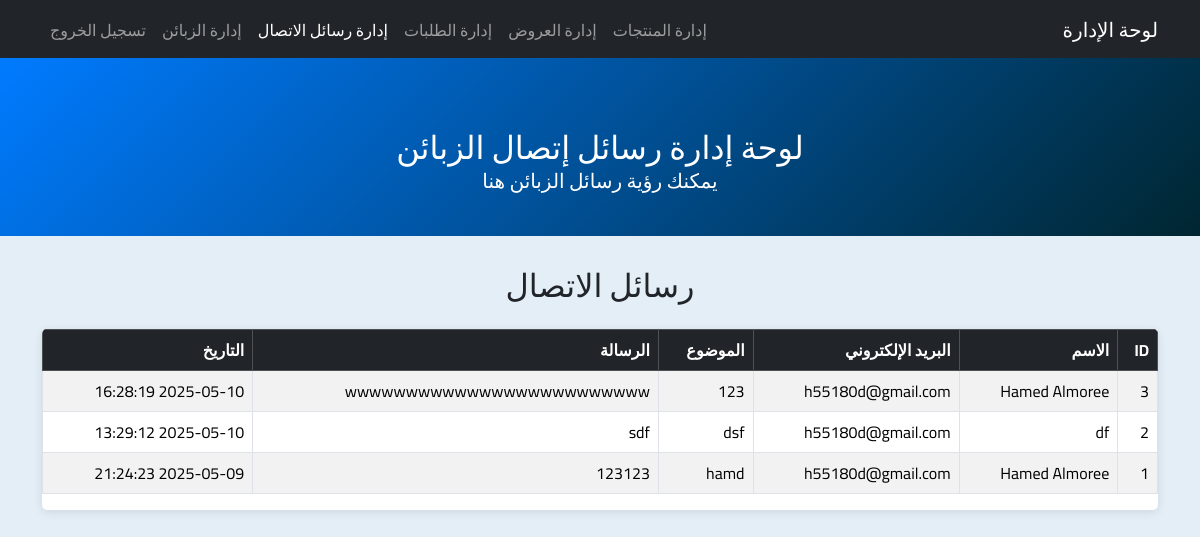
The app's page /admin/admin_contact.php with its own data.
### tables this page shows
CREATE TABLE `contacts` (
  `id` int(11) NOT NULL,
  `name` varchar(255) NOT NULL,
  `email` varchar(255) NOT NULL,
  `subject` varchar(255) NOT NULL,
  `message` text NOT NULL,
  `created_at` timestamp NOT NULL DEFAULT current_timestamp()
);

### admin/admin_contact.php (the view, shortened to what this page needs)
<?php
include("../php/config.php");
$query  = "SELECT * FROM contacts ORDER BY created_at DESC";
$result = mysqli_query($conn, $query) or die("حدث خطأ أثناء استرجاع البيانات");
?>
<!DOCTYPE html>
<html lang="ar" dir="rtl">
<head>
    <link href="https://cdn.jsdelivr.net/npm/bootstrap@5.3.3/dist/css/bootstrap.rtl.min.css" rel="stylesheet">
    <link rel="stylesheet" href="https://cdn.jsdelivr.net/npm/bootstrap-icons/font/bootstrap-icons.css">
    <link rel="stylesheet" href="../css/style.css">
</head>
<body style="background: #e4eef7;">
    <nav class="navbar navbar-expand-lg navbar-dark bg-dark" style="margin-top: -28px;">
        <div class="container">
            <a class="navbar-brand" href="admin_dashboard.php">لوحة الإدارة</a>
            <div class="collapse navbar-collapse" id="adminNav">
                <ul class="navbar-nav ms-auto">
                    <li class="nav-item"><a class="nav-link" href="admin_product.php">إدارة المنتجات</a></li>
                    <li class="nav-item"><a class="nav-link" href="admin_offers.php">إدارة العروض</a></li>
                    <li class="nav-item"><a class="nav-link" href="admin_orders.php">إدارة الطلبات</a></li>
                    <li class="nav-item"><a class="nav-link active" href="admin_contact.php">إدارة رسائل الاتصال</a></li>
                    <li class="nav-item"><a class="nav-link" href="admin_users.php">إدارة الزبائن</a></li>
                    <li class="nav-item"><a class="nav-link" href="../php/logout.php">تسجيل الخروج</a></li>
                </ul>
            </div>
        </div>
    </nav>
    <header class="dashboard-header">
        <div class="container">
            <h1>لوحة إدارة رسائل إتصال الزبائن</h1>
            <p>يمكنك رؤية رسائل الزبائن هنا</p>
        </div>
    </header>
    <div class="container">
        <h2 class="mb-4 text-center">رسائل الاتصال</h2>
        <div class="table-responsive">
            <table class="table table-bordered table-striped">
                <thead class="table-dark">
                    <tr>
                        <th>ID</th>
                        <th>الاسم</th>
                        <th>البريد الإلكتروني</th>
                        <th>الموضوع</th>
                        <th>الرسالة</th>
                        <th>التاريخ</th>
                    </tr>
                </thead>
                <tbody>
                    <?php while ($row = mysqli_fetch_assoc($result)): ?>
                        <tr>
                            <td><?php echo htmlspecialchars($row['id']); ?></td>
                            <td><?php echo htmlspecialchars($row['name']); ?></td>
                            <td><?php echo htmlspecialchars($row['email']); ?></td>
                            <td><?php echo htmlspecialchars($row['subject']); ?></td>
                            <td><?php echo nl2br(htmlspecialchars($row['message'])); ?></td>
                            <td><?php echo htmlspecialchars($row['created_at']); ?></td>
                        </tr>
                    <?php endwhile; ?>
                </tbody>
            </table>
        </div>
    </div>
</body>
</html>

### css/style.css (style rules this page uses)
* { padding: 0; margin: 0; box-sizing: border-box; }
:root { --bg-main-color: #FFFFFF ; --bg-secondary-color:#EF8354 ; --btn-color:#0036CB ; --btn-hover-color:#001755; --btn-text-color:#FFFFFF; --title-color:#2D3142 ; --text-color:#BFC0C0; --border-main-color:#EF8354 ; --border-hover-color:#f06124; }
a { text-decoration: none; }
html { scroll-behavior: smooth; }
body { font-family: cairo; direction: rtl; }
ul { list-style: none; }

### admin/admin_contact.php (style rules this page uses)
body { background-color: #f8f9fa; }
.container { margin-top: 30px; }
.table-responsive { box-shadow: 0 2px 10px rgba(0, 0, 0, 0.1); border-radius: 5px; background-color: #fff; }
.dashboard-header { background: linear-gradient(135deg, #007bff, rgb(0, 38, 48)); color: #fff; padding: 40px 0; text-align: center; margin-bottom: 30px; }
.dashboard-header h1 { margin: 0; font-size: 2rem; }
.dashboard-header p { margin: 0; font-size: 1.25rem; }

### records on screen
contacts: id "3", name "Hamed Almoree", email "h55180d@gmail.com", subject "123", message "wwwwwwwwwwwwwwwwwwwwwwwww", created_at "2025-05-10 16:28:19"
contacts: id "2", name "df", email "h55180d@gmail.com", subject "dsf", message "sdf", created_at "2025-05-10 13:29:12"
contacts: id "1", name "Hamed Almoree", email "h55180d@gmail.com", subject "hamd", message "123123", created_at "2025-05-09 21:24:23"
